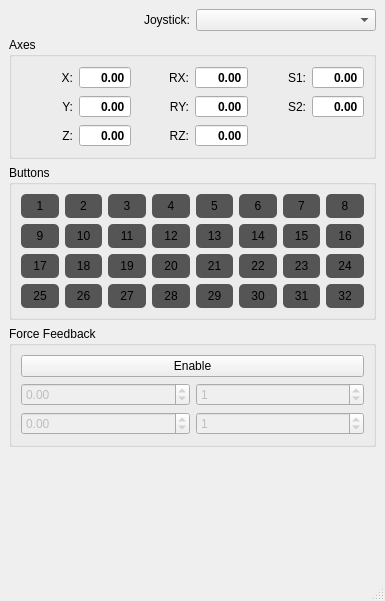
<?xml version="1.0" encoding="UTF-8"?>
<ui version="4.0">
 <class>MainWindow</class>
 <widget class="QMainWindow" name="MainWindow">
  <property name="geometry">
   <rect>
    <x>0</x>
    <y>0</y>
    <width>385</width>
    <height>601</height>
   </rect>
  </property>
  <property name="windowTitle">
   <string>DirectInput</string>
  </property>
  <widget class="QWidget" name="centralwidget">
   <layout class="QGridLayout" name="gridLayout_3">
    <item row="0" column="0">
     <widget class="QLabel" name="label">
      <property name="text">
       <string>Joystick:</string>
      </property>
      <property name="alignment">
       <set>Qt::AlignRight|Qt::AlignTrailing|Qt::AlignVCenter</set>
      </property>
     </widget>
    </item>
    <item row="0" column="1">
     <widget class="QComboBox" name="comboBoxJoysticks"/>
    </item>
    <item row="1" column="0" colspan="2">
     <widget class="QGroupBox" name="groupBox">
      <property name="title">
       <string>Axes</string>
      </property>
      <layout class="QGridLayout" name="gridLayout">
       <item row="0" column="0">
        <widget class="QLabel" name="label_2">
         <property name="text">
          <string>X:</string>
         </property>
         <property name="alignment">
          <set>Qt::AlignRight|Qt::AlignTrailing|Qt::AlignVCenter</set>
         </property>
        </widget>
       </item>
       <item row="0" column="1">
        <widget class="QDoubleSpinBox" name="spinBoxX">
         <property name="font">
          <font>
           <weight>75</weight>
           <bold>true</bold>
          </font>
         </property>
         <property name="focusPolicy">
          <enum>Qt::NoFocus</enum>
         </property>
         <property name="alignment">
          <set>Qt::AlignRight|Qt::AlignTrailing|Qt::AlignVCenter</set>
         </property>
         <property name="readOnly">
          <bool>true</bool>
         </property>
         <property name="buttonSymbols">
          <enum>QAbstractSpinBox::NoButtons</enum>
         </property>
         <property name="minimum">
          <double>-1.000000000000000</double>
         </property>
         <property name="maximum">
          <double>1.000000000000000</double>
         </property>
        </widget>
       </item>
       <item row="0" column="2">
        <widget class="QLabel" name="label_5">
         <property name="text">
          <string>RX:</string>
         </property>
         <property name="alignment">
          <set>Qt::AlignRight|Qt::AlignTrailing|Qt::AlignVCenter</set>
         </property>
        </widget>
       </item>
       <item row="0" column="3">
        <widget class="QDoubleSpinBox" name="spinBoxRX">
         <property name="font">
          <font>
           <weight>75</weight>
           <bold>true</bold>
          </font>
         </property>
         <property name="focusPolicy">
          <enum>Qt::NoFocus</enum>
         </property>
         <property name="alignment">
          <set>Qt::AlignRight|Qt::AlignTrailing|Qt::AlignVCenter</set>
         </property>
         <property name="readOnly">
          <bool>true</bool>
         </property>
         <property name="buttonSymbols">
          <enum>QAbstractSpinBox::NoButtons</enum>
         </property>
         <property name="minimum">
          <double>-1.000000000000000</double>
         </property>
         <property name="maximum">
          <double>1.000000000000000</double>
         </property>
        </widget>
       </item>
       <item row="0" column="4">
        <widget class="QLabel" name="label_8">
         <property name="text">
          <string>S1:</string>
         </property>
         <property name="alignment">
          <set>Qt::AlignRight|Qt::AlignTrailing|Qt::AlignVCenter</set>
         </property>
        </widget>
       </item>
       <item row="0" column="5">
        <widget class="QDoubleSpinBox" name="spinBoxSlider1">
         <property name="font">
          <font>
           <weight>75</weight>
           <bold>true</bold>
          </font>
         </property>
         <property name="focusPolicy">
          <enum>Qt::NoFocus</enum>
         </property>
         <property name="alignment">
          <set>Qt::AlignRight|Qt::AlignTrailing|Qt::AlignVCenter</set>
         </property>
         <property name="readOnly">
          <bool>true</bool>
         </property>
         <property name="buttonSymbols">
          <enum>QAbstractSpinBox::NoButtons</enum>
         </property>
         <property name="minimum">
          <double>-1.000000000000000</double>
         </property>
         <property name="maximum">
          <double>1.000000000000000</double>
         </property>
        </widget>
       </item>
       <item row="1" column="0">
        <widget class="QLabel" name="label_3">
         <property name="text">
          <string>Y:</string>
         </property>
         <property name="alignment">
          <set>Qt::AlignRight|Qt::AlignTrailing|Qt::AlignVCenter</set>
         </property>
        </widget>
       </item>
       <item row="1" column="1">
        <widget class="QDoubleSpinBox" name="spinBoxY">
         <property name="font">
          <font>
           <weight>75</weight>
           <bold>true</bold>
          </font>
         </property>
         <property name="focusPolicy">
          <enum>Qt::NoFocus</enum>
         </property>
         <property name="alignment">
          <set>Qt::AlignRight|Qt::AlignTrailing|Qt::AlignVCenter</set>
         </property>
         <property name="readOnly">
          <bool>true</bool>
         </property>
         <property name="buttonSymbols">
          <enum>QAbstractSpinBox::NoButtons</enum>
         </property>
         <property name="minimum">
          <double>-1.000000000000000</double>
         </property>
         <property name="maximum">
          <double>1.000000000000000</double>
         </property>
        </widget>
       </item>
       <item row="1" column="2">
        <widget class="QLabel" name="label_7">
         <property name="text">
          <string>RY:</string>
         </property>
         <property name="alignment">
          <set>Qt::AlignRight|Qt::AlignTrailing|Qt::AlignVCenter</set>
         </property>
        </widget>
       </item>
       <item row="1" column="3">
        <widget class="QDoubleSpinBox" name="spinBoxRY">
         <property name="font">
          <font>
           <weight>75</weight>
           <bold>true</bold>
          </font>
         </property>
         <property name="focusPolicy">
          <enum>Qt::NoFocus</enum>
         </property>
         <property name="alignment">
          <set>Qt::AlignRight|Qt::AlignTrailing|Qt::AlignVCenter</set>
         </property>
         <property name="readOnly">
          <bool>true</bool>
         </property>
         <property name="buttonSymbols">
          <enum>QAbstractSpinBox::NoButtons</enum>
         </property>
         <property name="minimum">
          <double>-1.000000000000000</double>
         </property>
         <property name="maximum">
          <double>1.000000000000000</double>
         </property>
        </widget>
       </item>
       <item row="1" column="4">
        <widget class="QLabel" name="label_9">
         <property name="text">
          <string>S2:</string>
         </property>
         <property name="alignment">
          <set>Qt::AlignRight|Qt::AlignTrailing|Qt::AlignVCenter</set>
         </property>
        </widget>
       </item>
       <item row="1" column="5">
        <widget class="QDoubleSpinBox" name="spinBoxSlider2">
         <property name="font">
          <font>
           <weight>75</weight>
           <bold>true</bold>
          </font>
         </property>
         <property name="focusPolicy">
          <enum>Qt::NoFocus</enum>
         </property>
         <property name="alignment">
          <set>Qt::AlignRight|Qt::AlignTrailing|Qt::AlignVCenter</set>
         </property>
         <property name="readOnly">
          <bool>true</bool>
         </property>
         <property name="buttonSymbols">
          <enum>QAbstractSpinBox::NoButtons</enum>
         </property>
         <property name="minimum">
          <double>-1.000000000000000</double>
         </property>
         <property name="maximum">
          <double>1.000000000000000</double>
         </property>
        </widget>
       </item>
       <item row="2" column="0">
        <widget class="QLabel" name="label_4">
         <property name="text">
          <string>Z:</string>
         </property>
         <property name="alignment">
          <set>Qt::AlignRight|Qt::AlignTrailing|Qt::AlignVCenter</set>
         </property>
        </widget>
       </item>
       <item row="2" column="1">
        <widget class="QDoubleSpinBox" name="spinBoxZ">
         <property name="font">
          <font>
           <weight>75</weight>
           <bold>true</bold>
          </font>
         </property>
         <property name="focusPolicy">
          <enum>Qt::NoFocus</enum>
         </property>
         <property name="alignment">
          <set>Qt::AlignRight|Qt::AlignTrailing|Qt::AlignVCenter</set>
         </property>
         <property name="readOnly">
          <bool>true</bool>
         </property>
         <property name="buttonSymbols">
          <enum>QAbstractSpinBox::NoButtons</enum>
         </property>
         <property name="minimum">
          <double>-1.000000000000000</double>
         </property>
         <property name="maximum">
          <double>1.000000000000000</double>
         </property>
        </widget>
       </item>
       <item row="2" column="2">
        <widget class="QLabel" name="label_6">
         <property name="text">
          <string>RZ:</string>
         </property>
         <property name="alignment">
          <set>Qt::AlignRight|Qt::AlignTrailing|Qt::AlignVCenter</set>
         </property>
        </widget>
       </item>
       <item row="2" column="3">
        <widget class="QDoubleSpinBox" name="spinBoxRZ">
         <property name="font">
          <font>
           <weight>75</weight>
           <bold>true</bold>
          </font>
         </property>
         <property name="focusPolicy">
          <enum>Qt::NoFocus</enum>
         </property>
         <property name="alignment">
          <set>Qt::AlignRight|Qt::AlignTrailing|Qt::AlignVCenter</set>
         </property>
         <property name="readOnly">
          <bool>true</bool>
         </property>
         <property name="buttonSymbols">
          <enum>QAbstractSpinBox::NoButtons</enum>
         </property>
         <property name="minimum">
          <double>-1.000000000000000</double>
         </property>
         <property name="maximum">
          <double>1.000000000000000</double>
         </property>
        </widget>
       </item>
      </layout>
     </widget>
    </item>
    <item row="2" column="0" colspan="2">
     <widget class="QGroupBox" name="groupBox_2">
      <property name="enabled">
       <bool>true</bool>
      </property>
      <property name="styleSheet">
       <string notr="true">QPushButton:disabled 
{
	padding: 5px;
	background-color: #555;
	border-radius: 5px;
	color: #000;
}

QPushButton:disabled:pressed
{
	background-color: #ff0;
}

QPushButton:disabled:checked 
{
	background-color: #0f0;
}</string>
      </property>
      <property name="title">
       <string>Buttons</string>
      </property>
      <layout class="QGridLayout" name="gridLayout_2">
       <item row="0" column="0">
        <widget class="QPushButton" name="pushButton_1">
         <property name="enabled">
          <bool>false</bool>
         </property>
         <property name="text">
          <string>1</string>
         </property>
         <property name="checkable">
          <bool>true</bool>
         </property>
         <property name="checked">
          <bool>false</bool>
         </property>
        </widget>
       </item>
       <item row="0" column="1">
        <widget class="QPushButton" name="pushButton_2">
         <property name="enabled">
          <bool>false</bool>
         </property>
         <property name="text">
          <string>2</string>
         </property>
         <property name="checkable">
          <bool>true</bool>
         </property>
         <property name="checked">
          <bool>false</bool>
         </property>
        </widget>
       </item>
       <item row="0" column="2">
        <widget class="QPushButton" name="pushButton_3">
         <property name="enabled">
          <bool>false</bool>
         </property>
         <property name="text">
          <string>3</string>
         </property>
         <property name="checkable">
          <bool>true</bool>
         </property>
         <property name="checked">
          <bool>false</bool>
         </property>
        </widget>
       </item>
       <item row="0" column="3">
        <widget class="QPushButton" name="pushButton_4">
         <property name="enabled">
          <bool>false</bool>
         </property>
         <property name="text">
          <string>4</string>
         </property>
         <property name="checkable">
          <bool>true</bool>
         </property>
         <property name="checked">
          <bool>false</bool>
         </property>
        </widget>
       </item>
       <item row="0" column="4">
        <widget class="QPushButton" name="pushButton_5">
         <property name="enabled">
          <bool>false</bool>
         </property>
         <property name="text">
          <string>5</string>
         </property>
         <property name="checkable">
          <bool>true</bool>
         </property>
         <property name="checked">
          <bool>false</bool>
         </property>
        </widget>
       </item>
       <item row="0" column="5">
        <widget class="QPushButton" name="pushButton_6">
         <property name="enabled">
          <bool>false</bool>
         </property>
         <property name="text">
          <string>6</string>
         </property>
         <property name="checkable">
          <bool>true</bool>
         </property>
         <property name="checked">
          <bool>false</bool>
         </property>
        </widget>
       </item>
       <item row="0" column="6">
        <widget class="QPushButton" name="pushButton_7">
         <property name="enabled">
          <bool>false</bool>
         </property>
         <property name="text">
          <string>7</string>
         </property>
         <property name="checkable">
          <bool>true</bool>
         </property>
         <property name="checked">
          <bool>false</bool>
         </property>
        </widget>
       </item>
       <item row="0" column="7">
        <widget class="QPushButton" name="pushButton_8">
         <property name="enabled">
          <bool>false</bool>
         </property>
         <property name="text">
          <string>8</string>
         </property>
         <property name="checkable">
          <bool>true</bool>
         </property>
         <property name="checked">
          <bool>false</bool>
         </property>
        </widget>
       </item>
       <item row="1" column="0">
        <widget class="QPushButton" name="pushButton_9">
         <property name="enabled">
          <bool>false</bool>
         </property>
         <property name="text">
          <string>9</string>
         </property>
         <property name="checkable">
          <bool>true</bool>
         </property>
         <property name="checked">
          <bool>false</bool>
         </property>
        </widget>
       </item>
       <item row="1" column="1">
        <widget class="QPushButton" name="pushButton_10">
         <property name="enabled">
          <bool>false</bool>
         </property>
         <property name="text">
          <string>10</string>
         </property>
         <property name="checkable">
          <bool>true</bool>
         </property>
         <property name="checked">
          <bool>false</bool>
         </property>
        </widget>
       </item>
       <item row="1" column="2">
        <widget class="QPushButton" name="pushButton_11">
         <property name="enabled">
          <bool>false</bool>
         </property>
         <property name="text">
          <string>11</string>
         </property>
         <property name="checkable">
          <bool>true</bool>
         </property>
         <property name="checked">
          <bool>false</bool>
         </property>
        </widget>
       </item>
       <item row="1" column="3">
        <widget class="QPushButton" name="pushButton_12">
         <property name="enabled">
          <bool>false</bool>
         </property>
         <property name="text">
          <string>12</string>
         </property>
         <property name="checkable">
          <bool>true</bool>
         </property>
         <property name="checked">
          <bool>false</bool>
         </property>
        </widget>
       </item>
       <item row="1" column="4">
        <widget class="QPushButton" name="pushButton_13">
         <property name="enabled">
          <bool>false</bool>
         </property>
         <property name="text">
          <string>13</string>
         </property>
         <property name="checkable">
          <bool>true</bool>
         </property>
         <property name="checked">
          <bool>false</bool>
         </property>
        </widget>
       </item>
       <item row="1" column="5">
        <widget class="QPushButton" name="pushButton_14">
         <property name="enabled">
          <bool>false</bool>
         </property>
         <property name="text">
          <string>14</string>
         </property>
         <property name="checkable">
          <bool>true</bool>
         </property>
         <property name="checked">
          <bool>false</bool>
         </property>
        </widget>
       </item>
       <item row="1" column="6">
        <widget class="QPushButton" name="pushButton_15">
         <property name="enabled">
          <bool>false</bool>
         </property>
         <property name="text">
          <string>15</string>
         </property>
         <property name="checkable">
          <bool>true</bool>
         </property>
         <property name="checked">
          <bool>false</bool>
         </property>
        </widget>
       </item>
       <item row="1" column="7">
        <widget class="QPushButton" name="pushButton_16">
         <property name="enabled">
          <bool>false</bool>
         </property>
         <property name="text">
          <string>16</string>
         </property>
         <property name="checkable">
          <bool>true</bool>
         </property>
         <property name="checked">
          <bool>false</bool>
         </property>
        </widget>
       </item>
       <item row="2" column="0">
        <widget class="QPushButton" name="pushButton_17">
         <property name="enabled">
          <bool>false</bool>
         </property>
         <property name="text">
          <string>17</string>
         </property>
         <property name="checkable">
          <bool>true</bool>
         </property>
         <property name="checked">
          <bool>false</bool>
         </property>
        </widget>
       </item>
       <item row="2" column="1">
        <widget class="QPushButton" name="pushButton_18">
         <property name="enabled">
          <bool>false</bool>
         </property>
         <property name="text">
          <string>18</string>
         </property>
         <property name="checkable">
          <bool>true</bool>
         </property>
         <property name="checked">
          <bool>false</bool>
         </property>
        </widget>
       </item>
       <item row="2" column="2">
        <widget class="QPushButton" name="pushButton_19">
         <property name="enabled">
          <bool>false</bool>
         </property>
         <property name="text">
          <string>19</string>
         </property>
         <property name="checkable">
          <bool>true</bool>
         </property>
         <property name="checked">
          <bool>false</bool>
         </property>
        </widget>
       </item>
       <item row="2" column="3">
        <widget class="QPushButton" name="pushButton_20">
         <property name="enabled">
          <bool>false</bool>
         </property>
         <property name="text">
          <string>20</string>
         </property>
         <property name="checkable">
          <bool>true</bool>
         </property>
         <property name="checked">
          <bool>false</bool>
         </property>
        </widget>
       </item>
       <item row="2" column="4">
        <widget class="QPushButton" name="pushButton_21">
         <property name="enabled">
          <bool>false</bool>
         </property>
         <property name="text">
          <string>21</string>
         </property>
         <property name="checkable">
          <bool>true</bool>
         </property>
         <property name="checked">
          <bool>false</bool>
         </property>
        </widget>
       </item>
       <item row="2" column="5">
        <widget class="QPushButton" name="pushButton_22">
         <property name="enabled">
          <bool>false</bool>
         </property>
         <property name="text">
          <string>22</string>
         </property>
         <property name="checkable">
          <bool>true</bool>
         </property>
         <property name="checked">
          <bool>false</bool>
         </property>
        </widget>
       </item>
       <item row="2" column="6">
        <widget class="QPushButton" name="pushButton_23">
         <property name="enabled">
          <bool>false</bool>
         </property>
         <property name="text">
          <string>23</string>
         </property>
         <property name="checkable">
          <bool>true</bool>
         </property>
         <property name="checked">
          <bool>false</bool>
         </property>
        </widget>
       </item>
       <item row="2" column="7">
        <widget class="QPushButton" name="pushButton_24">
         <property name="enabled">
          <bool>false</bool>
         </property>
         <property name="text">
          <string>24</string>
         </property>
         <property name="checkable">
          <bool>true</bool>
         </property>
         <property name="checked">
          <bool>false</bool>
         </property>
        </widget>
       </item>
       <item row="3" column="0">
        <widget class="QPushButton" name="pushButton_25">
         <property name="enabled">
          <bool>false</bool>
         </property>
         <property name="text">
          <string>25</string>
         </property>
         <property name="checkable">
          <bool>true</bool>
         </property>
         <property name="checked">
          <bool>false</bool>
         </property>
        </widget>
       </item>
       <item row="3" column="1">
        <widget class="QPushButton" name="pushButton_26">
         <property name="enabled">
          <bool>false</bool>
         </property>
         <property name="text">
          <string>26</string>
         </property>
         <property name="checkable">
          <bool>true</bool>
         </property>
         <property name="checked">
          <bool>false</bool>
         </property>
        </widget>
       </item>
       <item row="3" column="2">
        <widget class="QPushButton" name="pushButton_27">
         <property name="enabled">
          <bool>false</bool>
         </property>
         <property name="text">
          <string>27</string>
         </property>
         <property name="checkable">
          <bool>true</bool>
         </property>
         <property name="checked">
          <bool>false</bool>
         </property>
        </widget>
       </item>
       <item row="3" column="3">
        <widget class="QPushButton" name="pushButton_28">
         <property name="enabled">
          <bool>false</bool>
         </property>
         <property name="text">
          <string>28</string>
         </property>
         <property name="checkable">
          <bool>true</bool>
         </property>
         <property name="checked">
          <bool>false</bool>
         </property>
        </widget>
       </item>
       <item row="3" column="4">
        <widget class="QPushButton" name="pushButton_29">
         <property name="enabled">
          <bool>false</bool>
         </property>
         <property name="text">
          <string>29</string>
         </property>
         <property name="checkable">
          <bool>true</bool>
         </property>
         <property name="checked">
          <bool>false</bool>
         </property>
        </widget>
       </item>
       <item row="3" column="5">
        <widget class="QPushButton" name="pushButton_30">
         <property name="enabled">
          <bool>false</bool>
         </property>
         <property name="text">
          <string>30</string>
         </property>
         <property name="checkable">
          <bool>true</bool>
         </property>
         <property name="checked">
          <bool>false</bool>
         </property>
        </widget>
       </item>
       <item row="3" column="6">
        <widget class="QPushButton" name="pushButton_31">
         <property name="enabled">
          <bool>false</bool>
         </property>
         <property name="text">
          <string>31</string>
         </property>
         <property name="checkable">
          <bool>true</bool>
         </property>
         <property name="checked">
          <bool>false</bool>
         </property>
        </widget>
       </item>
       <item row="3" column="7">
        <widget class="QPushButton" name="pushButton_32">
         <property name="enabled">
          <bool>false</bool>
         </property>
         <property name="text">
          <string>32</string>
         </property>
         <property name="checkable">
          <bool>true</bool>
         </property>
         <property name="checked">
          <bool>false</bool>
         </property>
        </widget>
       </item>
      </layout>
     </widget>
    </item>
    <item row="3" column="0" colspan="2">
     <widget class="QGroupBox" name="groupBoxForceFeedback">
      <property name="minimumSize">
       <size>
        <width>0</width>
        <height>0</height>
       </size>
      </property>
      <property name="title">
       <string>Force Feedback</string>
      </property>
      <layout class="QGridLayout" name="gridLayout_4">
       <item row="1" column="1">
        <widget class="QDoubleSpinBox" name="doubleSpinBoxForceCoefX">
         <property name="enabled">
          <bool>false</bool>
         </property>
         <property name="decimals">
          <number>0</number>
         </property>
         <property name="minimum">
          <double>0.000000000000000</double>
         </property>
         <property name="maximum">
          <double>10000.000000000000000</double>
         </property>
         <property name="value">
          <double>1.000000000000000</double>
         </property>
        </widget>
       </item>
       <item row="2" column="0">
        <widget class="QDoubleSpinBox" name="doubleSpinBoxForceY">
         <property name="enabled">
          <bool>false</bool>
         </property>
         <property name="minimum">
          <double>-1.000000000000000</double>
         </property>
         <property name="maximum">
          <double>1.000000000000000</double>
         </property>
         <property name="singleStep">
          <double>0.010000000000000</double>
         </property>
        </widget>
       </item>
       <item row="1" column="0">
        <widget class="QDoubleSpinBox" name="doubleSpinBoxForceX">
         <property name="enabled">
          <bool>false</bool>
         </property>
         <property name="minimum">
          <double>-1.000000000000000</double>
         </property>
         <property name="maximum">
          <double>1.000000000000000</double>
         </property>
         <property name="singleStep">
          <double>0.010000000000000</double>
         </property>
        </widget>
       </item>
       <item row="2" column="1">
        <widget class="QDoubleSpinBox" name="doubleSpinBoxForceCoefY">
         <property name="enabled">
          <bool>false</bool>
         </property>
         <property name="decimals">
          <number>0</number>
         </property>
         <property name="minimum">
          <double>0.000000000000000</double>
         </property>
         <property name="maximum">
          <double>10000.000000000000000</double>
         </property>
         <property name="value">
          <double>1.000000000000000</double>
         </property>
        </widget>
       </item>
       <item row="0" column="0" colspan="2">
        <widget class="QPushButton" name="pushButtonForce">
         <property name="text">
          <string>Enable</string>
         </property>
         <property name="checkable">
          <bool>true</bool>
         </property>
        </widget>
       </item>
      </layout>
     </widget>
    </item>
    <item row="4" column="0" colspan="2">
     <spacer name="verticalSpacer">
      <property name="orientation">
       <enum>Qt::Vertical</enum>
      </property>
      <property name="sizeHint" stdset="0">
       <size>
        <width>360</width>
        <height>10</height>
       </size>
      </property>
     </spacer>
    </item>
   </layout>
  </widget>
  <widget class="QMenuBar" name="menubar">
   <property name="geometry">
    <rect>
     <x>0</x>
     <y>0</y>
     <width>385</width>
     <height>21</height>
    </rect>
   </property>
  </widget>
  <widget class="QStatusBar" name="statusbar"/>
 </widget>
 <resources/>
 <connections/>
</ui>
